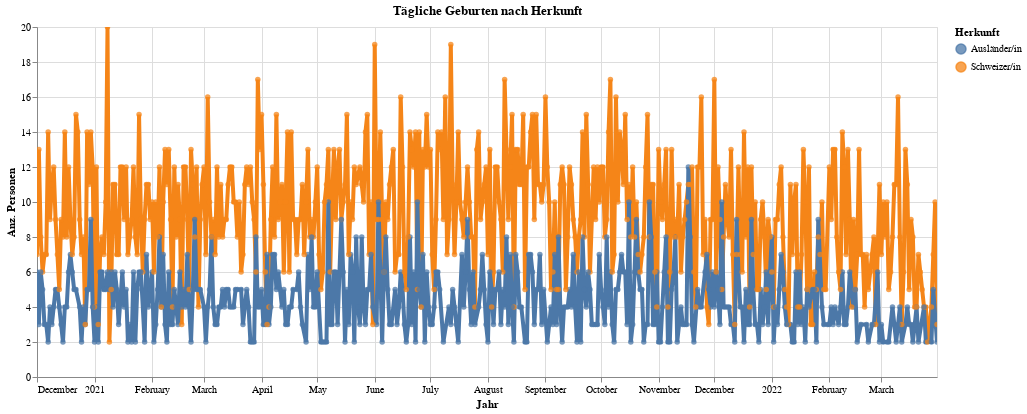

This figure's notebook cell:
### Code cell
myTitle="Tägliche Geburten nach Herkunft"

highlight = alt.selection(type='single', on='mouseover',
                          fields=['HerkunftLang'], nearest=True)
#x='date:StichtagDatJahr',
base = alt.Chart(myAgg.reset_index().query('sum_WBev>1'), title=myTitle).encode(
    x=alt.X('GueltigAbDat', axis=alt.Axis(title='Jahr'))# , axis=alt.Axis(format='%', title='percentage')
    , y=alt.X('sum_WBev', axis=alt.Axis(title='Anz. Personen'))
    , color=alt.Color('HerkunftLang', legend=alt.Legend(title="Herkunft"))  
    ,tooltip=['GueltigAbDat', 'HerkunftLang', 'sum_WBev']    
)
points = base.mark_circle().encode(
    opacity=alt.value(0.75)
).add_selection(
    highlight
).properties(
    width=900 , height=350
)
lines = base.mark_line().encode(
    size=alt.condition(~highlight, alt.value(0.5), alt.value(4))
).interactive()

lines + points

### Figure 1 — Vega-Lite specification as saved in the notebook (floating-point values rounded to 4 significant figures; data arrays with more than 128 entries replaced by an {"elided": "..."} marker saying what was removed)
{"config": {"view": {"continuousWidth": 400, "continuousHeight": 300}}, "layer": [{"mark": "line", "encoding": {"color": {"type": "nominal", "field": "HerkunftLang", "legend": {"title": "Herkunft"}}, "size": {"condition": {"value": 0.5, "selection": {"not": "selector011"}}, "value": 4}, "tooltip": [{"type": "temporal", "field": "GueltigAbDat"}, {"type": "nominal", "field": "HerkunftLang"}, {"type": "quantitative", "field": "sum_WBev"}], "x": {"type": "temporal", "axis": {"title": "Jahr"}, "field": "GueltigAbDat"}, "y": {"type": "quantitative", "axis": {"title": "Anz. Personen"}, "field": "sum_WBev"}}, "selection": {"selector012": {"type": "interval", "bind": "scales", "encodings": ["x", "y"]}}, "title": "Tägliche Geburten nach Herkunft"}, {"mark": "circle", "encoding": {"color": {"type": "nominal", "field": "HerkunftLang", "legend": {"title": "Herkunft"}}, "opacity": {"value": 0.75}, "tooltip": [{"type": "temporal", "field": "GueltigAbDat"}, {"type": "nominal", "field": "HerkunftLang"}, {"type": "quantitative", "field": "sum_WBev"}], "x": {"type": "temporal", "axis": {"title": "Jahr"}, "field": "GueltigAbDat"}, "y": {"type": "quantitative", "axis": {"title": "Anz. Personen"}, "field": "sum_WBev"}}, "height": 350, "selection": {"selector011": {"type": "single", "on": "mouseover", "fields": ["HerkunftLang"], "nearest": true}}, "title": "Tägliche Geburten nach Herkunft", "width": 900}], "data": {"name": "data-966bec09dab733d61388e3a7fbf201b2"}, "$schema": "https://vega.github.io/schema/vega-lite/v4.8.1.json", "datasets": {"data-966bec09dab733d61388e3a7fbf201b2": {"elided": "928 records"}}}
